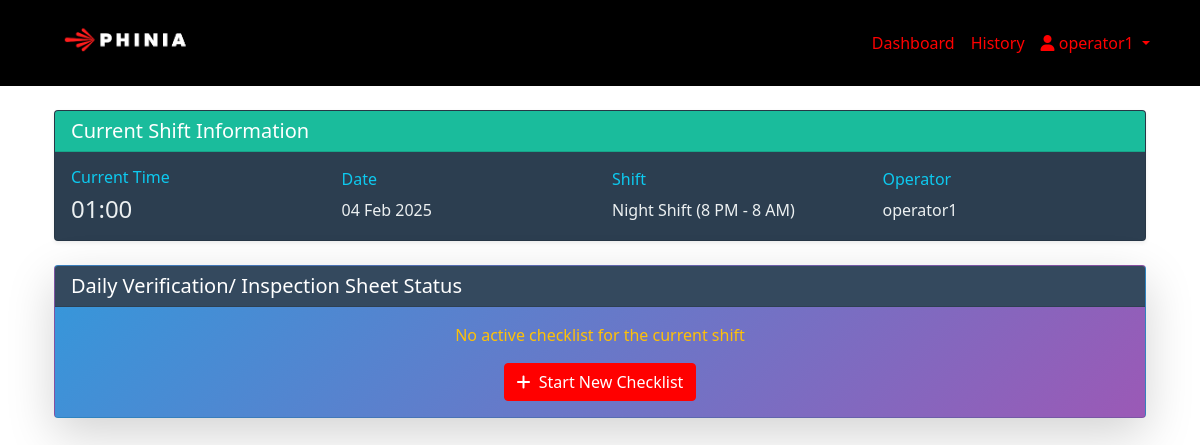
The page / (signed in) on the database its author committed.
### main/models.py (models this page shows)
class User(AbstractUser):
    USER_TYPES = (
        ('operator', 'Operator'),
        ('shift_supervisor', 'Shift Supervisor'),
        ('quality_supervisor', 'Quality Supervisor'),
    )
    company_id=models.CharField(max_length=100,blank=True,null=True)
    user_type = models.CharField(max_length=20, choices=USER_TYPES)

class Shift(models.Model):
    SHIFT_CHOICES = (
        ('day', 'Day Shift (8 AM - 8 PM)'),
        ('night', 'Night Shift (8 PM - 8 AM)'),
    )
    date = models.DateField(auto_now=True)
    shift_type = models.CharField(max_length=10, choices=SHIFT_CHOICES)
    operator = models.ForeignKey(User, on_delete=models.CASCADE, related_name='operated_shifts')
    shift_supervisor = models.ForeignKey(User, on_delete=models.CASCADE, related_name='supervised_shifts')
    quality_supervisor = models.ForeignKey(User, on_delete=models.CASCADE, related_name='quality_supervised_shifts')
    class Meta:
        unique_together = ('date', 'shift_type')

### main/views.py (the view)
# urls.py: path('', views.dashboard, name='dashboard'),
@login_required
def dashboard(request):
    try:
        if request.user.user_type == 'operator':
            return operator_dashboard(request)
        elif request.user.user_type == 'shift_supervisor':
            return supervisor_dashboard(request)
        elif request.user.user_type == 'quality_supervisor':
            return quality_dashboard(request)
        else:
            return operator_dashboard(request)
    except Exception as e:
        messages.error(request, f"Error loading dashboard: {str(e)}")
        return render(request, 'main/error.html', {'error': str(e)})

### main/templates/main/operator_dashboard.html (shortened to what this page needs)
{% extends 'main/base.html' %}
{% block content %}
<div class="container mt-4">
    <div class="row mb-4">
        <div class="col-md-12">
            <div class="card shadow-sm" style="background-color: #2C3E50; color: #ECF0F1;">
                <div class="card-header text-white" style="background-color: #1ABC9C;">
                    <h5 class="mb-0">Current Shift Information</h5>
                </div>
                <div class="card-body">
                    <div class="row align-items-center">
                        <div class="col-md-3">
                            <h6 class="text-info">Current Time</h6>
                            <p class="h4 mb-0" id="currentTime">{{ current_time|time:"H:i" }}</p>
                        </div>
                        <div class="col-md-3">
                            <h6 class="text-info">Date</h6>
                            <p class="mb-0">{{ current_date|date:"d M Y" }}</p>
                        </div>
                        <div class="col-md-3">
                            <h6 class="text-info">Shift</h6>
                            <p class="mb-0">{{ current_shift }}</p>
                        </div>
                        <div class="col-md-3">
                            <h6 class="text-info">Operator</h6>
                            <p class="mb-0">{{ request.user.username }}</p>
                        </div>
                    </div>
                </div>
            </div>
        </div>
    </div>
    <div class="row mb-4">
        <div class="col-md-12">
            <div class="card shadow-lg" style="background: linear-gradient(135deg, #3498DB, #9B59B6); color: #fff;">
                <div class="card-header text-white" style="background-color: #34495E;">
                    <h5 class="mb-0">Daily Verification/ Inspection Sheet Status</h5>
                </div>
                <div class="card-body">
                    {% if active_checklist %}
                        <div class="row align-items-center">
                            <div class="col-md-4">
                                <h6 class="text-warning">Current Status</h6>
                                <p class="mb-0">Subgroups Completed:
                                    <strong>{{ active_checklist.subgroup_entries.count }}/6</strong>
                                </p>
                            </div>
                            <div class="col-md-4">
                                {% if time_remaining %}
                                    <div class="alert alert-warning text-dark" style="">
                                        <h6 class="mb-1">Next Subgroup Available In:</h6>
                                        <p class="h4 mb-0" id="timeRemaining"
                                           data-seconds="{{ time_remaining.seconds }}">
                                            Calculating...
                                        </p>
                                    </div>
                                {% elif can_add_subgroup %}
                                    <div class="alert alert-success text-dark">
                                        <strong>You can now add a new subgroup!</strong>
                                    </div>
                                {% endif %}
                            </div>
                            <div class="col-md-4">
                                <div class="d-grid gap-2">
                                    {% if can_add_subgroup %}
                                        <a href="{% url 'add_subgroup' checklist_id=active_checklist.id %}"
                                           class="btn btn-success">
                                            <i class="fas fa-plus-circle me-1"></i> Add New Subgroup
                                        </a>
                                    {% endif %}
                                    <a href="{% url 'checklist_detail' checklist_id=active_checklist.id %}"
                                       class="btn btn-outline-light mt-2">
                                        <i class="fas fa-eye me-1"></i> View Checklist Details
                                    </a>
                                </div>
                            </div>
                        </div>
                    {% else %}
                        <div class="text-center">
                            <p class="mb-3 text-warning">No active checklist for the current shift</p>
                            {% if can_create_new %}
                                <a href="{% url 'create_checklist' %}" class="btn btn-primary">
                                    <i class="fas fa-plus me-1"></i> Start New Checklist
                                </a>
                            {% endif %}
                        </div>
                    {% endif %}
                </div>
            </div>
        </div>
    </div>
</div>
{% endblock %}

### main/templates/main/base.html (shortened to what this page needs)
{% load static %}
<!DOCTYPE html>
<html lang="en">
<head>
    <link rel="stylesheet" href="{% static 'css/bootstrap.min.css' %}" />
    <link rel="stylesheet" href="{% static 'css/all.min1.css' %}" />
    <link rel="stylesheet" href="{% static 'css/all.min2.css' %}" />
    {% load static %}
</head>
<body>
    <nav class="navbar navbar-expand-lg navbar-dark" style="background-color: black;">
        <div class="container">
            <a class="navbar-brand" href="{% url 'dashboard' %}">
                <img src="{% static 'images/image2.png' %}" alt="Phinia Logo" height="60">
            </a>
            {% if user.is_authenticated %}
            <div class="collapse navbar-collapse justify-content-end" id="navbarNav">
                <ul class="navbar-nav">
                    <li class="nav-item">
                        <a class="nav-link" href="{% url 'dashboard' %}">Dashboard</a>
                    </li>
                    {% if user.user_type == 'operator' %}
                    <li class="nav-item">
                        <a class="nav-link" href="{% url 'operator_history' %}">History</a>
                    </li>
                    {% elif user.user_type == 'shift_supervisor' %}
                    <li class="nav-item">
                        <a class="nav-link" href="{% url 'supervisor_history' %}">History</a>
                    </li>
                    {% endif %}
                    <li class="nav-item dropdown">
                        <a class="nav-link dropdown-toggle" href="#" id="userDropdown" role="button"
                           data-bs-toggle="dropdown" aria-expanded="false">
                            <i class="fas fa-user"></i> {{ user.username }}
                        </a>
                    </li>
                </ul>
            </div>
            {% endif %}
        </div>
    </nav>
    <div class="container mt-4">
        {% block content %}{% endblock %}
    </div>
</body>
</html>

### static/css/all.min1.css (style rules this page uses)
.fa,.fab,.fad,.fal,.far,.fas { -moz-osx-font-smoothing:grayscale;-webkit-font-smoothing:antialiased;display:inline-block;font-style:normal;font-variant:normal;text-rendering:auto;line-height:1 }
.fa-plus:before { content:"\f067" }
.fa-user:before { content:"\f007" }

### main/templates/main/base.html (style rules this page uses)
.navbar-nav .nav-link { color: #ff0000 !important; }
.btn-primary { background-color: #ff0000 !important; border-color: #ff0000 !important; }

### rows shown on the page
User: username "operator1", user.username "operator1"
Shift: date "04 Feb 2025"

### other values the page prints
{{ current_shift }} "Night Shift (8 PM - 8 AM)"
